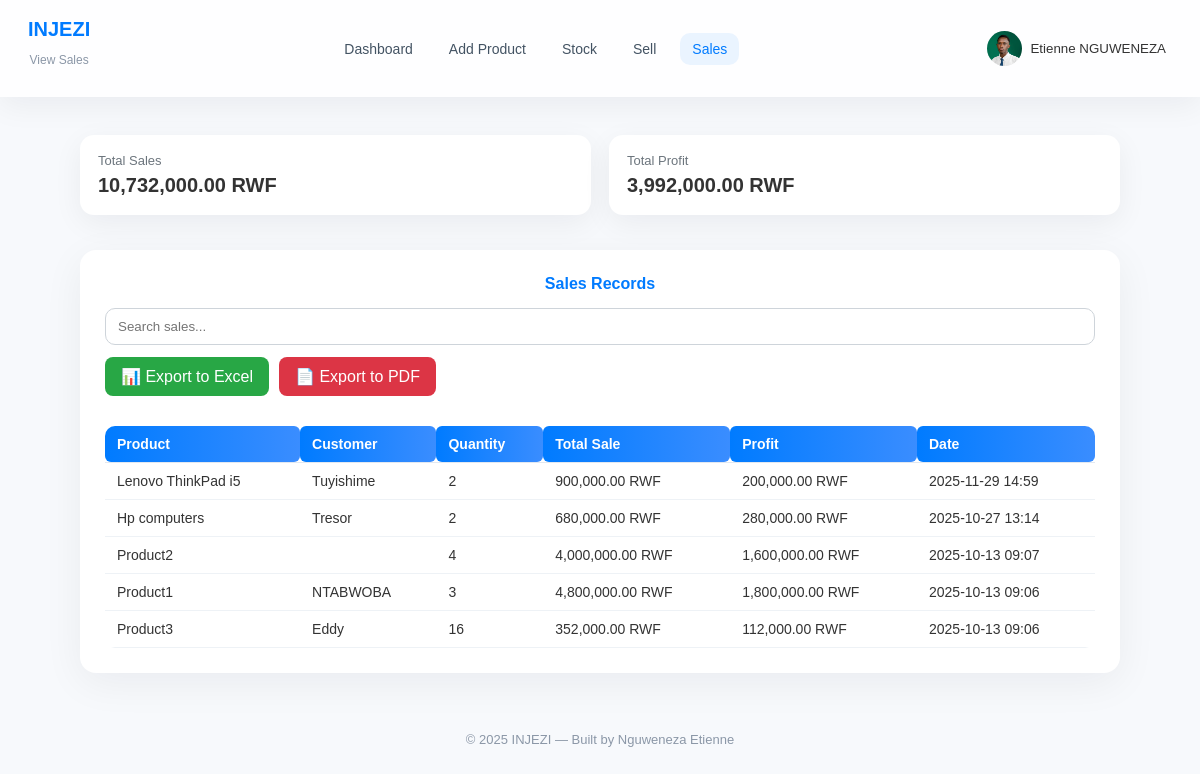
Screenshot of /view_sales.php (signed in) with the database file from the repository.
### tables this page shows
CREATE TABLE `users` (
  `id` int(11) NOT NULL,
  `username` varchar(50) NOT NULL,
  `password` varchar(255) NOT NULL,
  `role` enum('admin','staff','developer') DEFAULT 'staff',
  `created_at` timestamp NOT NULL DEFAULT current_timestamp(),
  `full_name` varchar(26) DEFAULT NULL,
  `dob` date DEFAULT NULL,
  `profile_photo` varchar(255) DEFAULT 'default.png',
  `phone` varchar(30) DEFAULT NULL,
  `email` varchar(36) DEFAULT NULL,
  `status` enum('active','inactive') DEFAULT 'inactive',
  `payment_reference` varchar(50) DEFAULT NULL,
  `payment_status` enum('pending','approved','rejected') DEFAULT 'pending',
  `payment_amount` decimal(10,2) DEFAULT 5000.00
);

CREATE TABLE `sales` (
  `id` int(11) NOT NULL,
  `company_id` int(11) DEFAULT NULL,
  `product_id` int(11) NOT NULL,
  `customer_name` varchar(150) DEFAULT NULL,
  `quantity_sold` int(11) NOT NULL,
  `total_sale` decimal(12,2) NOT NULL,
  `gain` decimal(12,2) NOT NULL,
  `date` timestamp NOT NULL DEFAULT current_timestamp(),
  `created_at` timestamp NOT NULL DEFAULT current_timestamp()
);

CREATE TABLE `products` (
  `id` int(11) NOT NULL,
  `company_id` int(11) DEFAULT NULL,
  `name` varchar(150) NOT NULL,
  `cost_price` decimal(10,2) NOT NULL DEFAULT 0.00,
  `selling_price` decimal(10,2) NOT NULL DEFAULT 0.00,
  `quantity` int(11) NOT NULL DEFAULT 0,
  `created_at` timestamp NOT NULL DEFAULT current_timestamp()
);

### view_sales.php (the view, shortened to what this page needs)
<?php
require_once 'includes/db_connect.php';
$user_id = $_SESSION['user_id'];
$user = $conn->query("SELECT * FROM users WHERE id = $user_id")->fetch_assoc();
function getTotalSales($conn) {
    $result = $conn->query("SELECT SUM(total_sale) AS total FROM sales");
    $row = $result->fetch_assoc();
    return $row['total'] ?? 0;
}
function getTotalGain($conn) {
    $result = $conn->query("SELECT SUM(gain) AS total FROM sales");
    $row = $result->fetch_assoc();
    return $row['total'] ?? 0;
}
$salesResult = $conn->query("SELECT s.*, p.name as product_name FROM sales s LEFT JOIN products p ON s.product_id = p.id ORDER BY s.created_at DESC");
$totalSales = getTotalSales($conn);
$totalGain = getTotalGain($conn);
?>
<!doctype html>
<html lang="en">
<head>
<link rel="stylesheet" href="assets/css/style.css">
</head>
<body>
<header class="topbar">
  <div class="brand">
    <h1>INJEZI</h1>
    <p class="muted">View Sales</p>
  </div>
  <nav>
    <a href="index.php" class="nav-item">Dashboard</a>
    <a href="add_product.php" class="nav-item">Add Product</a>
    <a href="manage_stock.php" class="nav-item">Stock</a>
    <a href="sell.php" class="nav-item">Sell</a>
    <a href="view_sales.php" class="nav-item active">Sales</a>
  </nav>
  <div class="profile-dropdown">
  <button class="dropdown-btn">
    <img src="images/users/<?php echo htmlspecialchars($user['profile_photo']); ?>" alt="User" class="profile-pic">
    <span><?php echo htmlspecialchars($user['full_name']); ?></span>
  </button>
</div>
</header>
<main class="container">
  <div class="card-summary">
    <div class="card">
      <div class="card-title">Total Sales</div>
      <div class="card-value"><?= number_format($totalSales,2) ?> RWF</div>
    </div>
    <div class="card">
      <div class="card-title">Total Profit</div>
      <div class="card-value"><?= number_format($totalGain,2) ?> RWF</div>
    </div>
  </div>
  <div class="panel">
    <h2>Sales Records</h2>
    <div class="search-box">
      <input type="text" id="searchInput" placeholder="Search sales..." onkeyup="filterTable()">
    </div>
    <div style="margin-bottom:15px; display:flex; gap:10px;">
  <a href="export_sales_excel.php" class="btn" style="background:#28a745;color:#fff;padding:10px 16px;border-radius:8px;text-decoration:none;">📊 Export to Excel</a>
  <a href="export_sales_pdf.php" class="btn" style="background:#dc3545;color:#fff;padding:10px 16px;border-radius:8px;text-decoration:none;">📄 Export to PDF</a>
</div>
    <div class="table-container">
      <table class="table" id="salesTable">
        <thead>
          <tr><th>Product</th><th>Customer</th><th>Quantity</th><th>Total Sale</th><th>Profit</th><th>Date</th></tr>
        </thead>
        <tbody>
          <?php while($row=$salesResult->fetch_assoc()): ?>
          <tr>
            <td><?= htmlspecialchars($row['product_name']) ?></td>
            <td><?= htmlspecialchars($row['customer_name']) ?></td>
            <td><?= (int)$row['quantity_sold'] ?></td>
            <td><?= number_format($row['total_sale'],2) ?> RWF</td>
            <td><?= number_format($row['gain'],2) ?> RWF</td>
            <td><?= date('Y-m-d H:i', strtotime($row['created_at'])) ?></td>
          </tr>
          <?php endwhile; ?>
        </tbody>
      </table>
    </div>
  </div>
   <footer class="footer">
      <p>© <?= date('Y') ?> INJEZI — Built by Nguweneza Etienne</p>
    </footer>
</main>
</body>
</html>

### assets/css/style.css (style rules this page uses)
:root { --bg: #f6f8fb; --card: #ffffff; --muted: #8b97a7; --accent: #007bff; --accent-600: #0056b3; --shadow: 0 8px 30px rgba(11, 20, 40, 0.06); --radius: 14px; --max-width: 1200px; --glass: rgba(255, 255, 255, 0.6); }
* { box-sizing: border-box; }
body { margin: 0; font-family: Inter, ui-sans-serif, system-ui, -apple-system, "Segoe UI", Roboto, "Helvetica Neue", Arial; background: linear-gradient(180deg, #f6f8fb 0%, #eef2f6 100%); color: #12263f; -webkit-font-smoothing: antialiased; }
.topbar { display: flex; align-items: center; justify-content: space-between; padding: 18px 28px; background: rgba(255, 255, 255, 0.9); box-shadow: var(--shadow); position: sticky; top: 0; z-index: 20; }
.brand h1 { margin: 0; font-size: 20px; color: var(--accent); }
.brand .muted { margin: 0; font-size: 12px; color: var(--muted); }
nav { display: flex; gap: 12px; align-items: center; }
.nav-item { text-decoration: none; color: #435363; padding: 8px 12px; border-radius: 10px; font-size: 14px; }
.nav-item.active, .nav-item:hover { background: rgba(0, 123, 255, 0.08); color: var(--accent); }
.container { max-width: var(--max-width); margin: 26px auto; padding: 20px; }
.card { background: var(--card); border-radius: 12px; padding: 18px; box-shadow: var(--shadow); transition: transform 0.18s ease, box-shadow 0.18s ease; }
.card-title { font-size: 13px; color: var(--muted); }
.card-value { font-size: 22px; font-weight: 700; margin-top: 8px; }
.panel { background: var(--card); border-radius: 12px; padding: 18px; box-shadow: var(--shadow); }
.panel h2 { margin: 0 0 12px; font-size: 16px; }
.table { width: 100%; border-collapse: collapse; font-size: 14px; }
.table thead th { text-align: left; padding: 10px 12px; background: linear-gradient(90deg, var(--accent), #3a8dff); color: #fff; border-radius: 6px; }
.table tbody td { padding: 10px 12px; border-bottom: 1px solid #eef2f6; }
.footer { margin-top: 28px; text-align: center; color: var(--muted); font-size: 13px; padding: 18px; }
.muted { color: var(--muted); text-align: center; padding: 12px 0; }
body { font-family: "Poppins", sans-serif; margin: 0; padding: 0; background: #f7f9fc; color: #333; }
.container { width: 90%; max-width: 1200px; margin: auto; }
.card { background: #fff; border-radius: 16px; box-shadow: 0 4px 15px rgba(0, 0, 0, 0.05); padding: 20px; margin: 15px 0; transition: transform 0.2s; }
table { width: 100%; border-collapse: collapse; margin-top: 15px; background: #fff; border-radius: 10px; overflow: hidden; }
table th, table td { padding: 12px 10px; text-align: left; border-bottom: 1px solid #eee; }
table th { background: #0d6efd; color: white; }
html, body { height: 100%; }
body { display: flex; flex-direction: column; }

### view_sales.php (style rules this page uses)
.card-summary { display:flex;gap:18px;margin-bottom:20px; }
.card { flex:1;background:#fff;padding:18px;border-radius:14px;box-shadow:0 8px 30px rgba(11,20,40,0.06); }
.card-title { font-size:13px;color:#6c757d }
.card-value { font-size:20px;font-weight:700;margin-top:6px }
.panel { background:#fff;padding:25px;border-radius:16px;box-shadow:0 10px 40px rgba(11,20,40,0.06); }
.panel h2 { color:#007bff;margin-bottom:15px;text-align:center }
.table-container { overflow-x:auto;margin-top:15px; }
.table { width:100%;border-collapse:collapse;font-size:14px; }
.table th, .table td { padding:10px 12px;border-bottom:1px solid #e2e8f0; }
.table th { background:#007bff;color:#fff;text-align:left;border-radius:6px; }
.search-box { margin-bottom:12px; }
.search-box input { width:100%;padding:10px 12px;border-radius:10px;border:1px solid #ced4da; }
.profile-dropdown { position: relative; display: inline-block; }
.dropdown-btn { background: transparent; border: none; cursor: pointer; display: flex; align-items: center; gap: 8px; color: #333; font-weight: 500; }
.profile-pic { width: 35px; height: 35px; border-radius: 50%; object-fit: cover; }

### rows the page displays
users: profile_photo (picture), full_name "Etienne NGUWENEZA"
sales: product.name "Lenovo ThinkPad i5", customer_name "Tuyishime", quantity_sold "2", total_sale "900,000.00", gain "200,000.00", created_at "2025-11-29 14:59"
sales: product.name "Hp computers", customer_name "Tresor", quantity_sold "2", total_sale "680,000.00", gain "280,000.00", created_at "2025-10-27 13:14"
sales: product.name "Product2", quantity_sold "4", total_sale "4,000,000.00", gain "1,600,000.00", created_at "2025-10-13 09:07"
sales: product.name "Product1", customer_name "NTABWOBA", quantity_sold "3", total_sale "4,800,000.00", gain "1,800,000.00", created_at "2025-10-13 09:06"
sales: product.name "Product3", customer_name "Eddy", quantity_sold "16", total_sale "352,000.00", gain "112,000.00", created_at "2025-10-13 09:06"

### other values shown
$totalSales "10,732,000.00"
$totalGain "3,992,000.00"
